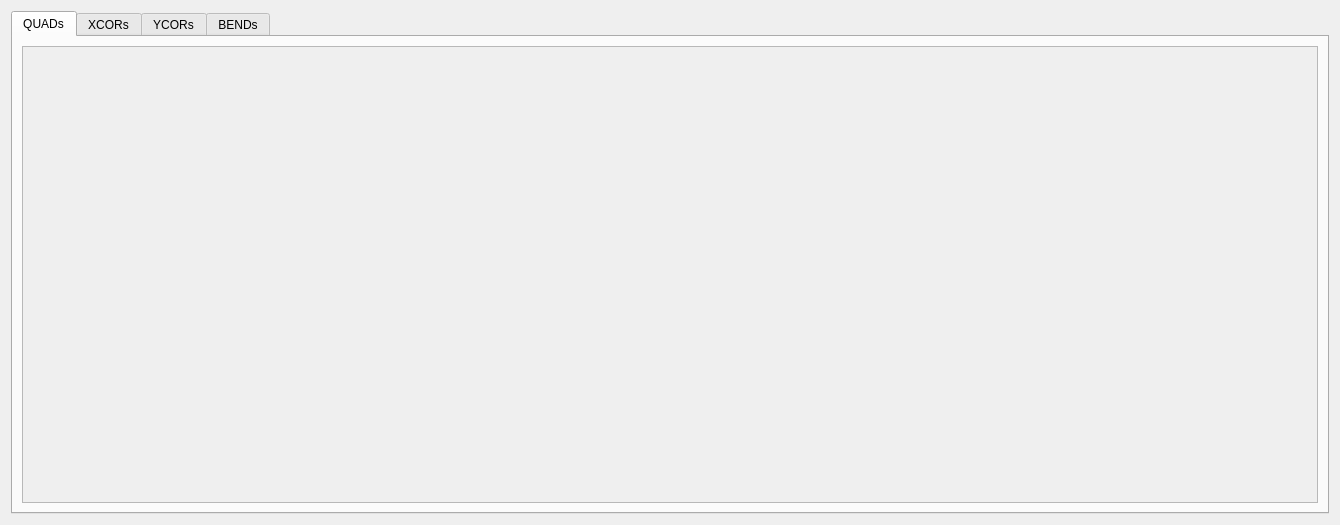
<?xml version="1.0" encoding="UTF-8"?>
<ui version="4.0">
 <class>Form</class>
 <widget class="QWidget" name="Form">
  <property name="geometry">
   <rect>
    <x>0</x>
    <y>0</y>
    <width>1340</width>
    <height>525</height>
   </rect>
  </property>
  <property name="windowTitle">
   <string>${area} Magnets</string>
  </property>
  <layout class="QVBoxLayout" name="verticalLayout">
   <item>
    <widget class="PyDMTabWidget" name="PyDMTabWidget">
     <property name="toolTip">
      <string/>
     </property>
     <property name="whatsThis">
      <string/>
     </property>
     <property name="currentIndex">
      <number>0</number>
     </property>
     <property name="alarmChannels">
      <stringlist>
       <string></string>
       <string></string>
       <string></string>
       <string></string>
      </stringlist>
     </property>
     <widget class="QWidget" name="quadTab">
      <attribute name="title">
       <string>QUADs</string>
      </attribute>
      <layout class="QVBoxLayout" name="verticalLayout_2">
       <item>
        <widget class="QScrollArea" name="scrollArea">
         <property name="minimumSize">
          <size>
           <width>1260</width>
           <height>0</height>
          </size>
         </property>
         <property name="horizontalScrollBarPolicy">
          <enum>Qt::ScrollBarAlwaysOff</enum>
         </property>
         <property name="sizeAdjustPolicy">
          <enum>QAbstractScrollArea::AdjustToContents</enum>
         </property>
         <property name="widgetResizable">
          <bool>true</bool>
         </property>
         <widget class="QWidget" name="scrollAreaWidgetContents">
          <property name="geometry">
           <rect>
            <x>0</x>
            <y>0</y>
            <width>1298</width>
            <height>457</height>
           </rect>
          </property>
          <layout class="QVBoxLayout" name="verticalLayout_5">
           <item>
            <widget class="PyDMTemplateRepeater" name="quadTemplateRepeater">
             <property name="minimumSize">
              <size>
               <width>0</width>
               <height>0</height>
              </size>
             </property>
             <property name="toolTip">
              <string/>
             </property>
             <property name="layoutSpacing" stdset="0">
              <number>0</number>
             </property>
             <property name="templateFilename" stdset="0">
              <string>magnet-list-item.ui</string>
             </property>
             <property name="dataSource" stdset="0">
              <string>${area}-QUAD.json</string>
             </property>
            </widget>
           </item>
           <item>
            <spacer name="verticalSpacer_2">
             <property name="orientation">
              <enum>Qt::Vertical</enum>
             </property>
             <property name="sizeHint" stdset="0">
              <size>
               <width>20</width>
               <height>40</height>
              </size>
             </property>
            </spacer>
           </item>
          </layout>
         </widget>
        </widget>
       </item>
      </layout>
     </widget>
     <widget class="QWidget" name="xcorTab">
      <attribute name="title">
       <string>XCORs</string>
      </attribute>
      <layout class="QVBoxLayout" name="verticalLayout_3">
       <item>
        <widget class="QScrollArea" name="scrollArea_2">
         <property name="minimumSize">
          <size>
           <width>1260</width>
           <height>0</height>
          </size>
         </property>
         <property name="widgetResizable">
          <bool>true</bool>
         </property>
         <widget class="QWidget" name="scrollAreaWidgetContents_2">
          <property name="geometry">
           <rect>
            <x>0</x>
            <y>0</y>
            <width>1258</width>
            <height>457</height>
           </rect>
          </property>
          <layout class="QVBoxLayout" name="verticalLayout_6">
           <item>
            <widget class="PyDMTemplateRepeater" name="xcorTemplateRepeater">
             <property name="minimumSize">
              <size>
               <width>0</width>
               <height>0</height>
              </size>
             </property>
             <property name="toolTip">
              <string/>
             </property>
             <property name="layoutSpacing" stdset="0">
              <number>0</number>
             </property>
             <property name="templateFilename" stdset="0">
              <string>magnet-list-item.ui</string>
             </property>
             <property name="dataSource" stdset="0">
              <string>${area}-XCOR.json</string>
             </property>
            </widget>
           </item>
           <item>
            <spacer name="verticalSpacer">
             <property name="orientation">
              <enum>Qt::Vertical</enum>
             </property>
             <property name="sizeHint" stdset="0">
              <size>
               <width>20</width>
               <height>40</height>
              </size>
             </property>
            </spacer>
           </item>
          </layout>
         </widget>
        </widget>
       </item>
      </layout>
     </widget>
     <widget class="QWidget" name="ycorTab">
      <attribute name="title">
       <string>YCORs</string>
      </attribute>
      <layout class="QVBoxLayout" name="verticalLayout_4">
       <item>
        <widget class="QScrollArea" name="scrollArea_3">
         <property name="minimumSize">
          <size>
           <width>1260</width>
           <height>0</height>
          </size>
         </property>
         <property name="widgetResizable">
          <bool>true</bool>
         </property>
         <widget class="QWidget" name="scrollAreaWidgetContents_3">
          <property name="geometry">
           <rect>
            <x>0</x>
            <y>0</y>
            <width>1258</width>
            <height>457</height>
           </rect>
          </property>
          <layout class="QVBoxLayout" name="verticalLayout_7">
           <item>
            <widget class="PyDMTemplateRepeater" name="ycorTemplateRepeater">
             <property name="minimumSize">
              <size>
               <width>0</width>
               <height>0</height>
              </size>
             </property>
             <property name="toolTip">
              <string/>
             </property>
             <property name="layoutSpacing" stdset="0">
              <number>0</number>
             </property>
             <property name="templateFilename" stdset="0">
              <string>magnet-list-item.ui</string>
             </property>
             <property name="dataSource" stdset="0">
              <string>${area}-YCOR.json</string>
             </property>
            </widget>
           </item>
           <item>
            <spacer name="verticalSpacer_3">
             <property name="orientation">
              <enum>Qt::Vertical</enum>
             </property>
             <property name="sizeHint" stdset="0">
              <size>
               <width>20</width>
               <height>40</height>
              </size>
             </property>
            </spacer>
           </item>
          </layout>
         </widget>
        </widget>
       </item>
      </layout>
     </widget>
     <widget class="QWidget" name="bendTab">
      <attribute name="title">
       <string>BENDs</string>
      </attribute>
      <layout class="QVBoxLayout" name="verticalLayout_8">
       <item>
        <widget class="QScrollArea" name="scrollArea_4">
         <property name="minimumSize">
          <size>
           <width>1260</width>
           <height>0</height>
          </size>
         </property>
         <property name="widgetResizable">
          <bool>true</bool>
         </property>
         <widget class="QWidget" name="scrollAreaWidgetContents_4">
          <property name="geometry">
           <rect>
            <x>0</x>
            <y>0</y>
            <width>1258</width>
            <height>457</height>
           </rect>
          </property>
          <layout class="QVBoxLayout" name="verticalLayout_10">
           <item>
            <widget class="PyDMTemplateRepeater" name="bendTemplateRepeater">
             <property name="toolTip">
              <string/>
             </property>
             <property name="templateFilename" stdset="0">
              <string>magnet-list-item.ui</string>
             </property>
             <property name="dataSource" stdset="0">
              <string>${area}-BEND.json</string>
             </property>
            </widget>
           </item>
           <item>
            <spacer name="verticalSpacer_4">
             <property name="orientation">
              <enum>Qt::Vertical</enum>
             </property>
             <property name="sizeHint" stdset="0">
              <size>
               <width>20</width>
               <height>40</height>
              </size>
             </property>
            </spacer>
           </item>
          </layout>
         </widget>
        </widget>
       </item>
      </layout>
     </widget>
    </widget>
   </item>
  </layout>
 </widget>
 <customwidgets>
  <customwidget>
   <class>PyDMTemplateRepeater</class>
   <extends>QFrame</extends>
   <header>pydm.widgets.template_repeater</header>
  </customwidget>
  <customwidget>
   <class>PyDMTabWidget</class>
   <extends>QTabWidget</extends>
   <header>pydm.widgets.tab_bar</header>
  </customwidget>
 </customwidgets>
 <resources/>
 <connections/>
</ui>
